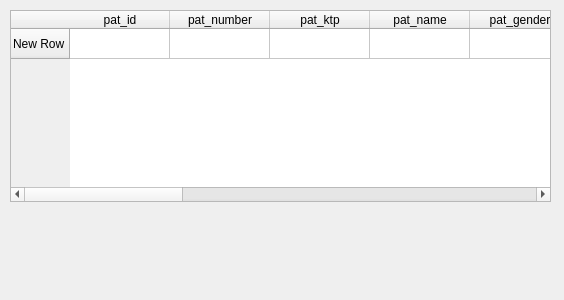
<?xml version="1.0" encoding="UTF-8"?>
<ui version="4.0">
 <class>Form</class>
 <widget class="QWidget" name="Form">
  <property name="geometry">
   <rect>
    <x>0</x>
    <y>0</y>
    <width>564</width>
    <height>300</height>
   </rect>
  </property>
  <property name="windowTitle">
   <string>Form</string>
  </property>
  <widget class="QTableWidget" name="tableWidget">
   <property name="geometry">
    <rect>
     <x>10</x>
     <y>10</y>
     <width>541</width>
     <height>192</height>
    </rect>
   </property>
   <row>
    <property name="text">
     <string>New Row</string>
    </property>
   </row>
   <column>
    <property name="text">
     <string>pat_id</string>
    </property>
   </column>
   <column>
    <property name="text">
     <string>pat_number</string>
    </property>
   </column>
   <column>
    <property name="text">
     <string>pat_ktp</string>
    </property>
   </column>
   <column>
    <property name="text">
     <string>pat_name</string>
    </property>
   </column>
   <column>
    <property name="text">
     <string>pat_gender</string>
    </property>
   </column>
   <column>
    <property name="text">
     <string>pat_pob</string>
    </property>
   </column>
   <column>
    <property name="text">
     <string>pat_dob</string>
    </property>
   </column>
   <column>
    <property name="text">
     <string>pat_addr</string>
    </property>
   </column>
   <column>
    <property name="text">
     <string>pat_phone</string>
    </property>
   </column>
   <column>
    <property name="text">
     <string>pat_ailment</string>
    </property>
   </column>
   <column>
    <property name="text">
     <string>poli_id</string>
    </property>
   </column>
   <column>
    <property name="text">
     <string>pat_date_arrival</string>
    </property>
   </column>
   <column>
    <property name="text">
     <string>pat_date_record</string>
    </property>
   </column>
  </widget>
 </widget>
 <resources/>
 <connections/>
</ui>
